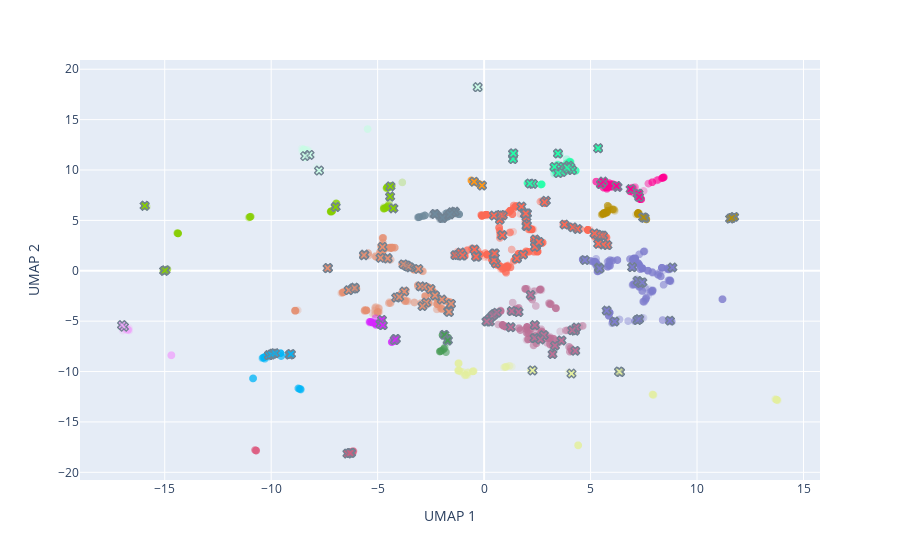

Write notebook code for a chart like this one.
### Markdown cell above
## Overlay TFs

### Code cell
g_vec = tf_df_short.loc[:, "group"].values
g_vec = [str(int(g)) for g in g_vec]
tf_df_short["group_str"] = g_vec
tf_df_short = tf_df_short.sort_values(by="group")
tf_df_short = tf_df_short.reset_index(drop=True)



fig = px.scatter(gene_df_short, x="umap1", y="umap2", color="group_str", template="plotly", 
                 color_discrete_sequence=cmap,
                hover_data=["gene", "phenotype 1", "phenotype 2", "phenotype 3"])

fig.update_traces(marker=dict(size=8, opacity=0.25))

fig2 = px.scatter(tf_df_short, x="umap1", y="umap2", color="group_str", template="plotly", 
                 color_discrete_sequence=cmap,
                 hover_data=["gene", "phenotype 1", "phenotype 2", "phenotype 3"])

fig2.update_traces(marker_symbol="x", marker=dict(size=8, opacity=0.5, line=dict(width=1, color="SlateGray")))

for d in range(len(fig2.data)):
    fig.add_trace(fig2.data[d])
    
# fig.data = fig.data[::-1]
    
fig.update_layout(showlegend=False)
fig.update_xaxes(title="UMAP 1")
fig.update_yaxes(title="UMAP 2")

#, line=dict(width=1, color="SlateGray")))

fig.show()

### Figure 1 — Plotly figure (JSON) as saved in the notebook; plotly's stock layout.template omitted (floating-point values rounded to 4 significant figures; data arrays with more than 128 entries replaced by an {"elided": "..."} marker saying what was removed)
{"data": [{"customdata": {"elided": "588x4 str values"}, "hovertemplate": "group_str=1<br>umap1=%{x}<br>umap2=%{y}<br>gene=%{customdata[0]}<br>phenotype 1=%{customdata[1]}<br>phenotype 2=%{customdata[2]}<br>phenotype 3=%{customdata[3]}<extra></extra>", "legendgroup": "1", "marker": {"color": "#E48F72", "opacity": 0.25, "size": 8, "symbol": "circle"}, "mode": "markers", "name": "1", "showlegend": true, "type": "scattergl", "x": {"elided": "588 float values"}, "xaxis": "x", "y": {"elided": "588 float values"}, "yaxis": "y"}, {"customdata": {"elided": "951x4 str values"}, "hovertemplate": "group_str=2<br>umap1=%{x}<br>umap2=%{y}<br>gene=%{customdata[0]}<br>phenotype 1=%{customdata[1]}<br>phenotype 2=%{customdata[2]}<br>phenotype 3=%{customdata[3]}<extra></extra>", "legendgroup": "2", "marker": {"color": "#FC6955", "opacity": 0.25, "size": 8, "symbol": "circle"}, "mode": "markers", "name": "2", "showlegend": true, "type": "scattergl", "x": {"elided": "951 float values"}, "xaxis": "x", "y": {"elided": "951 float values"}, "yaxis": "y"}, {"customdata": {"elided": "594x4 str values"}, "hovertemplate": "group_str=3<br>umap1=%{x}<br>umap2=%{y}<br>gene=%{customdata[0]}<br>phenotype 1=%{customdata[1]}<br>phenotype 2=%{customdata[2]}<br>phenotype 3=%{customdata[3]}<extra></extra>", "legendgroup": "3", "marker": {"color": "#7E7DCD", "opacity": 0.25, "size": 8, "symbol": "circle"}, "mode": "markers", "name": "3", "showlegend": true, "type": "scattergl", "x": {"elided": "594 float values"}, "xaxis": "x", "y": {"elided": "594 float values"}, "yaxis": "y"}, {"customdata": {"elided": "522x4 str values"}, "hovertemplate": "group_str=4<br>umap1=%{x}<br>umap2=%{y}<br>gene=%{customdata[0]}<br>phenotype 1=%{customdata[1]}<br>phenotype 2=%{customdata[2]}<br>phenotype 3=%{customdata[3]}<extra></extra>", "legendgroup": "4", "marker": {"color": "#BC7196", "opacity": 0.25, "size": 8, "symbol": "circle"}, "mode": "markers", "name": "4", "showlegend": true, "type": "scattergl", "x": {"elided": "522 float values"}, "xaxis": "x", "y": {"elided": "522 float values"}, "yaxis": "y"}, {"customdata": {"elided": "199x4 str values"}, "hovertemplate": "group_str=5<br>umap1=%{x}<br>umap2=%{y}<br>gene=%{customdata[0]}<br>phenotype 1=%{customdata[1]}<br>phenotype 2=%{customdata[2]}<br>phenotype 3=%{customdata[3]}<extra></extra>", "legendgroup": "5", "marker": {"color": "#86CE00", "opacity": 0.25, "size": 8, "symbol": "circle"}, "mode": "markers", "name": "5", "showlegend": true, "type": "scattergl", "x": {"elided": "199 float values"}, "xaxis": "x", "y": {"elided": "199 float values"}, "yaxis": "y"}, {"customdata": {"elided": "143x4 str values"}, "hovertemplate": "group_str=6<br>umap1=%{x}<br>umap2=%{y}<br>gene=%{customdata[0]}<br>phenotype 1=%{customdata[1]}<br>phenotype 2=%{customdata[2]}<br>phenotype 3=%{customdata[3]}<extra></extra>", "legendgroup": "6", "marker": {"color": "#E3EE9E", "opacity": 0.25, "size": 8, "symbol": "circle"}, "mode": "markers", "name": "6", "showlegend": true, "type": "scattergl", "x": {"elided": "143 float values"}, "xaxis": "x", "y": {"elided": "143 float values"}, "yaxis": "y"}, {"customdata": {"elided": "244x4 str values"}, "hovertemplate": "group_str=7<br>umap1=%{x}<br>umap2=%{y}<br>gene=%{customdata[0]}<br>phenotype 1=%{customdata[1]}<br>phenotype 2=%{customdata[2]}<br>phenotype 3=%{customdata[3]}<extra></extra>", "legendgroup": "7", "marker": {"color": "#22FFA7", "opacity": 0.25, "size": 8, "symbol": "circle"}, "mode": "markers", "name": "7", "showlegend": true, "type": "scattergl", "x": {"elided": "244 float values"}, "xaxis": "x", "y": {"elided": "244 float values"}, "yaxis": "y"}, {"customdata": {"elided": "215x4 str values"}, "hovertemplate": "group_str=8<br>umap1=%{x}<br>umap2=%{y}<br>gene=%{customdata[0]}<br>phenotype 1=%{customdata[1]}<br>phenotype 2=%{customdata[2]}<br>phenotype 3=%{customdata[3]}<extra></extra>", "legendgroup": "8", "marker": {"color": "#FF0092", "opacity": 0.25, "size": 8, "symbol": "circle"}, "mode": "markers", "name": "8", "showlegend": true, "type": "scattergl", "x": {"elided": "215 float values"}, "xaxis": "x", "y": {"elided": "215 float values"}, "yaxis": "y"}, {"customdata": {"elided": "87x4 str values"}, "hovertemplate": "group_str=9<br>umap1=%{x}<br>umap2=%{y}<br>gene=%{customdata[0]}<br>phenotype 1=%{customdata[1]}<br>phenotype 2=%{customdata[2]}<br>phenotype 3=%{customdata[3]}<extra></extra>", "legendgroup": "9", "marker": {"color": "#C9FBE5", "opacity": 0.25, "size": 8, "symbol": "circle"}, "mode": "markers", "name": "9", "showlegend": true, "type": "scattergl", "x": [-7.7, -8.353, -0.2979, -0.3937, -8.487, -0.313, -8.416, -0.3119, -0.3329, -8.354, -0.3447, -8.487, -5.47, -5.47, -8.519, -8.124, -8.41, -8.443, -0.2757, -7.752, -8.301, -8.278, -0.2514, -8.405, -7.752, -8.479, -8.468, -7.774, -0.2689, -8.124, -7.752, -8.468, -0.3345, -8.406, -8.437, -8.257, -8.463, -7.7, -7.7, -0.3547, -8.467, -8.455, -8.493, -8.575, -8.43, -8.482, -0.3071, -7.705, -8.452, -8.199, -7.705, -7.705, -5.47, -7.7, -8.202, -0.418, -8.398, -7.856, -8.406, -8.46, -0.3734, -0.1773, -0.3005, -0.3005, -7.73, -8.457, -8.403, -8.403, -8.403, -8.403, -8.537, -8.394, -8.398, -8.302, -8.202, -7.7, -8.458, -0.3523, -8.475, -0.3939, -0.3946, -7.752, -5.47, -7.752, -8.202, -8.333, -8.396], "xaxis": "x", "y": [9.869, 11.29, 18.22, 18.31, 11.87, 18.23, 11.9, 18.23, 18.25, 11.91, 18.26, 12.05, 14.06, 14.07, 12.09, 11.49, 11.23, 12.01, 18.19, 9.946, 11.84, 11.84, 18.17, 11.96, 9.944, 12.05, 11.98, 9.969, 18.19, 11.49, 9.944, 11.96, 18.25, 11.38, 11.89, 11.95, 12.03, 9.869, 9.869, 18.27, 12.03, 11.8, 12.06, 12.11, 11.23, 11.81, 18.22, 9.874, 11.9, 11.75, 9.874, 9.874, 14.06, 9.869, 11.5, 18.34, 11.45, 10.28, 11.97, 12.02, 18.29, 18.09, 18.22, 18.22, 9.948, 12.01, 11.25, 11.25, 11.25, 11.25, 11.8, 11.98, 11.45, 12.0, 11.5, 9.869, 12.03, 18.27, 12.05, 18.31, 18.31, 9.947, 14.06, 9.944, 11.5, 11.99, 11.56], "yaxis": "y"}, {"customdata": {"elided": "131x4 str values"}, "hovertemplate": "group_str=10<br>umap1=%{x}<br>umap2=%{y}<br>gene=%{customdata[0]}<br>phenotype 1=%{customdata[1]}<br>phenotype 2=%{customdata[2]}<br>phenotype 3=%{customdata[3]}<extra></extra>", "legendgroup": "10", "marker": {"color": "#B68E00", "opacity": 0.25, "size": 8, "symbol": "circle"}, "mode": "markers", "name": "10", "showlegend": true, "type": "scattergl", "x": {"elided": "131 float values"}, "xaxis": "x", "y": {"elided": "131 float values"}, "yaxis": "y"}, {"customdata": {"elided": "107x4 str values"}, "hovertemplate": "group_str=11<br>umap1=%{x}<br>umap2=%{y}<br>gene=%{customdata[0]}<br>phenotype 1=%{customdata[1]}<br>phenotype 2=%{customdata[2]}<br>phenotype 3=%{customdata[3]}<extra></extra>", "legendgroup": "11", "marker": {"color": "#00B5F7", "opacity": 0.25, "size": 8, "symbol": "circle"}, "mode": "markers", "name": "11", "showlegend": true, "type": "scattergl", "x": [-9.975, -9.16, -9.975, -9.53, -9.53, -10.12, -9.916, -9.563, -9.53, -10.33, -9.563, -9.975, -9.916, -10.24, -10.0, -10.0, -8.727, -8.627, -10.0, -9.133, -8.727, -8.727, -9.916, -10.85, -9.563, -9.186, -9.916, -10.3, -10.24, -10.37, -8.669, -10.11, -10.37, -9.822, -8.602, -10.33, -9.822, -9.822, -9.822, -10.21, -10.31, -10.87, -9.822, -10.12, -10.12, -10.12, -9.822, -10.11, -9.53, -10.11, -9.181, -9.822, -8.621, -10.84, -9.822, -9.998, -10.37, -9.162, -9.998, -9.937, -9.142, -10.0, -10.11, -10.27, -10.3, -10.31, -10.34, -9.563, -9.998, -9.112, -10.84, -10.37, -9.112, -10.3, -8.649, -9.937, -9.916, -8.611, -10.86, -9.158, -10.43, -9.162, -9.563, -9.563, -9.158, -10.3, -9.563, -10.31, -10.3, -9.162, -9.563, -10.12, -8.683, -9.234, -9.072, -10.4, -9.916, -9.072, -8.663, -9.916, -8.621, -9.072, -10.4, -10.27, -10.27, -10.27, -8.689], "xaxis": "x", "y": [-8.293, -8.39, -8.293, -8.46, -8.46, -8.53, -8.228, -8.181, -8.46, -8.588, -8.181, -8.293, -8.228, -8.515, -8.336, -8.336, -11.67, -11.77, -8.336, -8.327, -11.67, -11.67, -8.228, -10.68, -8.181, -8.379, -8.228, -8.567, -8.515, -8.629, -11.73, -8.379, -8.621, -8.182, -11.8, -8.591, -8.182, -8.182, -8.182, -8.439, -8.57, -10.7, -8.182, -8.403, -8.403, -8.403, -8.182, -8.379, -8.46, -8.379, -8.37, -8.182, -11.72, -10.67, -8.182, -8.312, -8.629, -8.339, -8.312, -8.431, -8.379, -8.336, -8.379, -8.512, -8.736, -8.557, -8.599, -8.181, -8.312, -8.294, -10.67, -8.621, -8.294, -8.736, -11.75, -8.431, -8.228, -11.79, -10.69, -8.356, -8.687, -8.339, -8.181, -8.181, -8.356, -8.736, -8.181, -8.557, -8.567, -8.339, -8.181, -8.53, -11.72, -8.392, -8.268, -8.651, -8.228, -8.268, -11.74, -8.228, -11.72, -8.268, -8.652, -8.512, -8.512, -8.512, -11.71], "yaxis": "y"}, {"customdata": {"elided": "158x4 str values"}, "hovertemplate": "group_str=12<br>umap1=%{x}<br>umap2=%{y}<br>gene=%{customdata[0]}<br>phenotype 1=%{customdata[1]}<br>phenotype 2=%{customdata[2]}<br>phenotype 3=%{customdata[3]}<extra></extra>", "legendgroup": "12", "marker": {"color": "#6E899C", "opacity": 0.25, "size": 8, "symbol": "circle"}, "mode": "markers", "name": "12", "showlegend": true, "type": "scattergl", "x": {"elided": "158 float values"}, "xaxis": "x", "y": {"elided": "158 float values"}, "yaxis": "y"}, {"customdata": {"elided": "97x4 str values"}, "hovertemplate": "group_str=13<br>umap1=%{x}<br>umap2=%{y}<br>gene=%{customdata[0]}<br>phenotype 1=%{customdata[1]}<br>phenotype 2=%{customdata[2]}<br>phenotype 3=%{customdata[3]}<extra></extra>", "legendgroup": "13", "marker": {"color": "#D626FF", "opacity": 0.25, "size": 8, "symbol": "circle"}, "mode": "markers", "name": "13", "showlegend": true, "type": "scattergl", "x": [-4.798, -4.798, -4.314, -4.798, -4.223, -4.865, -4.922, -4.345, -4.922, -4.922, -5.11, -4.754, -4.754, -5.278, -5.03, -5.03, -4.133, -5.357, -5.343, -5.101, -4.798, -4.856, -4.856, -4.223, -4.865, -4.856, -4.856, -4.754, -4.144, -5.08, -5.08, -5.08, -4.808, -5.101, -4.336, -4.808, -4.324, -4.223, -5.356, -4.165, -4.882, -4.2, -4.743, -4.165, -4.165, -5.278, -4.339, -4.325, -5.233, -5.233, -5.049, -5.356, -4.865, -5.079, -4.798, -5.278, -4.865, -5.36, -4.133, -5.079, -5.278, -5.342, -4.865, -4.79, -5.278, -5.361, -4.798, -5.402, -5.079, -5.11, -5.356, -4.761, -5.03, -4.144, -4.144, -5.099, -5.099, -4.761, -5.049, -4.761, -4.882, -4.2, -5.11, -4.2, -4.761, -4.761, -5.126, -5.126, -4.2, -4.808, -4.2, -4.808, -4.322, -4.326, -4.822, -4.822, -4.761], "xaxis": "x", "y": [-4.867, -4.867, -7.054, -4.867, -6.99, -5.281, -5.281, -7.084, -5.281, -5.281, -5.253, -5.412, -5.412, -5.113, -5.219, -5.219, -6.992, -5.076, -5.08, -4.72, -4.867, -4.967, -4.967, -6.99, -5.281, -5.379, -5.379, -5.412, -6.772, -5.21, -5.21, -5.21, -5.374, -4.72, -7.075, -5.374, -7.058, -6.99, -5.061, -6.779, -5.182, -6.88, -5.436, -6.779, -6.779, -5.113, -7.082, -7.058, -5.16, -5.16, -5.297, -5.061, -5.281, -5.378, -4.867, -5.113, -5.281, -5.073, -6.992, -5.378, -5.113, -5.073, -5.281, -5.394, -5.113, -5.168, -4.867, -5.076, -5.378, -5.253, -5.061, -5.4, -5.219, -6.772, -6.772, -5.282, -5.282, -5.4, -5.297, -5.4, -5.182, -6.88, -5.253, -6.88, -5.4, -5.4, -5.208, -5.208, -6.88, -5.374, -6.88, -5.374, -7.062, -7.064, -5.271, -5.271, -5.4], "yaxis": "y"}, {"customdata": {"elided": "42x4 str values"}, "hovertemplate": "group_str=14<br>umap1=%{x}<br>umap2=%{y}<br>gene=%{customdata[0]}<br>phenotype 1=%{customdata[1]}<br>phenotype 2=%{customdata[2]}<br>phenotype 3=%{customdata[3]}<extra></extra>", "legendgroup": "14", "marker": {"color": "#DC587D", "opacity": 0.25, "size": 8, "symbol": "circle"}, "mode": "markers", "name": "14", "showlegend": true, "type": "scattergl", "x": [-6.252, -6.381, -6.271, -6.158, -6.325, -6.305, -10.76, -6.166, -6.325, -6.168, -10.75, -6.328, -6.168, -6.181, -10.71, -10.71, -6.186, -6.361, -10.72, -6.219, -6.421, -6.421, -6.246, -6.158, -6.158, -6.158, -6.227, -10.76, -10.71, -10.72, -6.259, -6.347, -6.367, -10.7, -6.297, -6.155, -6.415, -6.129, -6.166, -6.284, -10.71, -6.316], "xaxis": "x", "y": [-18.07, -18.14, -18.02, -17.91, -17.98, -18.09, -17.79, -18.12, -17.98, -18.09, -17.8, -18.06, -17.94, -17.94, -17.84, -17.84, -17.96, -18.12, -17.83, -17.99, -18.15, -18.15, -18.07, -17.91, -17.91, -17.91, -17.96, -17.79, -17.84, -17.84, -18.1, -18.12, -18.14, -17.85, -18.06, -17.93, -18.18, -17.9, -17.95, -18.06, -17.84, -18.09], "yaxis": "y"}, {"customdata": {"elided": "45x4 str values"}, "hovertemplate": "group_str=15<br>umap1=%{x}<br>umap2=%{y}<br>gene=%{customdata[0]}<br>phenotype 1=%{customdata[1]}<br>phenotype 2=%{customdata[2]}<br>phenotype 3=%{customdata[3]}<extra></extra>", "legendgroup": "15", "marker": {"color": "#EEA6FB", "opacity": 0.25, "size": 8, "symbol": "circle"}, "mode": "markers", "name": "15", "showlegend": true, "type": "scattergl", "x": [-14.69, -16.71, -16.82, -17.0, -14.69, -14.7, -16.93, -16.76, -16.73, -16.76, -16.75, -17.0, -16.73, -16.98, -16.68, -17.01, -16.81, -16.87, -16.98, -16.71, -16.74, -16.97, -14.68, -16.76, -16.74, -16.74, -16.75, -14.7, -17.0, -16.72, -17.0, -17.0, -16.91, -16.91, -16.91, -16.74, -17.01, -14.68, -16.66, -16.77, -16.79, -16.74, -16.91, -16.91, -16.91], "xaxis": "x", "y": [-8.377, -5.872, -5.844, -5.397, -8.375, -8.401, -5.641, -5.818, -5.849, -5.841, -5.83, -5.397, -5.846, -5.453, -5.692, -5.517, -5.794, -5.714, -5.453, -5.879, -5.848, -5.936, -8.375, -5.81, -5.848, -5.845, -5.838, -8.401, -5.397, -5.858, -5.397, -5.397, -5.555, -5.555, -5.555, -5.864, -5.517, -8.378, -5.929, -5.796, -5.854, -5.853, -5.555, -5.555, -5.555], "yaxis": "y"}, {"customdata": {"elided": "58x4 str values"}, "hovertemplate": "group_str=16<br>umap1=%{x}<br>umap2=%{y}<br>gene=%{customdata[0]}<br>phenotype 1=%{customdata[1]}<br>phenotype 2=%{customdata[2]}<br>phenotype 3=%{customdata[3]}<extra></extra>", "legendgroup": "16", "marker": {"color": "#479B55", "opacity": 0.25, "size": 8, "symbol": "circle"}, "mode": "markers", "name": "16", "showlegend": true, "type": "scattergl", "x": [-1.684, -1.704, -1.704, -1.768, -1.886, -1.704, -1.886, -1.886, -2.082, -2.05, -1.701, -1.995, -1.886, -1.704, -2.064, -1.952, -1.952, -1.684, -1.952, -1.952, -1.952, -1.701, -1.952, -2.086, -1.704, -1.701, -1.793, -1.704, -1.868, -1.868, -1.707, -1.707, -1.71, -1.847, -1.7, -1.909, -1.702, -1.716, -1.701, -2.075, -1.868, -2.048, -1.702, -1.962, -1.847, -1.716, -1.71, -1.996, -2.039, -1.793, -1.821, -2.025, -1.701, -1.793, -1.821, -1.714, -1.701, -1.684], "xaxis": "x", "y": [-6.641, -6.736, -6.736, -7.107, -7.743, -6.736, -7.743, -7.743, -8.017, -7.987, -6.658, -7.931, -7.743, -6.736, -7.992, -6.383, -6.383, -6.641, -6.383, -6.383, -6.383, -6.658, -6.383, -8.019, -6.736, -6.658, -8.079, -6.736, -6.352, -6.352, -6.887, -6.887, -6.905, -7.604, -6.88, -7.818, -6.884, -6.889, -6.658, -8.009, -6.352, -7.984, -6.884, -7.884, -7.604, -6.889, -6.905, -7.928, -7.974, -8.079, -6.478, -7.962, -6.658, -8.079, -6.478, -6.941, -6.658, -6.641], "yaxis": "y"}, {"customdata": {"elided": "58x4 str values"}, "hovertemplate": "group_str=17<br>umap1=%{x}<br>umap2=%{y}<br>gene=%{customdata[0]}<br>phenotype 1=%{customdata[1]}<br>phenotype 2=%{customdata[2]}<br>phenotype 3=%{customdata[3]}<extra></extra>", "legendgroup": "17", "marker": {"color": "#FF9616", "opacity": 0.25, "size": 8, "symbol": "circle"}, "mode": "markers", "name": "17", "showlegend": true, "type": "scattergl", "x": [-0.1439, -0.1469, -0.2537, -0.1439, -0.4451, -0.2091, -0.4451, -0.4451, -0.2537, -0.1439, -0.0999, -0.5676, -0.4455, -0.438, -0.5788, -0.5788, -0.5788, -0.4455, -0.4455, -0.1776, -0.1776, -0.2537, -0.438, -0.1806, -0.6055, -0.2653, -0.4698, -0.4698, -0.4698, -0.2653, -0.2491, -0.2491, -0.157, -0.1787, -0.1307, -0.1307, -0.1307, -0.1307, -0.1694, -0.0999, -0.1439, -0.1931, -0.2537, -0.2537, -0.2537, -0.5729, -0.1416, -0.2653, -0.438, -0.07255, -0.6077, -0.6077, -0.2447, -0.0999, -0.0999, -0.2653, -0.2653, -0.2091], "xaxis": "x", "y": [8.506, 8.51, 8.619, 8.506, 8.811, 8.573, 8.811, 8.811, 8.619, 8.506, 8.463, 8.934, 8.81, 8.804, 8.948, 8.948, 8.948, 8.81, 8.81, 8.541, 8.541, 8.619, 8.804, 8.545, 8.972, 8.627, 8.832, 8.832, 8.832, 8.627, 8.629, 8.629, 8.521, 8.543, 8.493, 8.493, 8.493, 8.493, 8.532, 8.463, 8.506, 8.556, 8.619, 8.619, 8.619, 8.938, 8.504, 8.627, 8.804, 8.435, 8.971, 8.971, 8.612, 8.463, 8.463, 8.627, 8.627, 8.573], "yaxis": "y"}, {"customdata": {"elided": "1090x4 str values"}, "hovertemplate": "group_str=1<br>umap1=%{x}<br>umap2=%{y}<br>gene=%{customdata[0]}<br>phenotype 1=%{customdata[1]}<br>phenotype 2=%{customdata[2]}<br>phenotype 3=%{customdata[3]}<extra></extra>", "legendgroup": "1", "marker": {"color": "#E48F72", "line": {"color": "SlateGray", "width": 1}, "opacity": 0.5, "size": 8, "symbol": "x"}, "mode": "markers", "name": "1", "showlegend": true, "type": "scattergl", "x": {"elided": "1090 float values"}, "xaxis": "x", "y": {"elided": "1090 float values"}, "yaxis": "y"}, {"customdata": {"elided": "1920x4 str values"}, "hovertemplate": "group_str=2<br>umap1=%{x}<br>umap2=%{y}<br>gene=%{customdata[0]}<br>phenotype 1=%{customdata[1]}<br>phenotype 2=%{customdata[2]}<br>phenotype 3=%{customdata[3]}<extra></extra>", "legendgroup": "2", "marker": {"color": "#FC6955", "line": {"color": "SlateGray", "width": 1}, "opacity": 0.5, "size": 8, "symbol": "x"}, "mode": "markers", "name": "2", "showlegend": true, "type": "scattergl", "x": {"elided": "1920 float values"}, "xaxis": "x", "y": {"elided": "1920 float values"}, "yaxis": "y"}, {"customdata": {"elided": "400x4 str values"}, "hovertemplate": "group_str=3<br>umap1=%{x}<br>umap2=%{y}<br>gene=%{customdata[0]}<br>phenotype 1=%{customdata[1]}<br>phenotype 2=%{customdata[2]}<br>phenotype 3=%{customdata[3]}<extra></extra>", "legendgroup": "3", "marker": {"color": "#7E7DCD", "line": {"color": "SlateGray", "width": 1}, "opacity": 0.5, "size": 8, "symbol": "x"}, "mode": "markers", "name": "3", "showlegend": true, "type": "scattergl", "x": {"elided": "400 float values"}, "xaxis": "x", "y": {"elided": "400 float values"}, "yaxis": "y"}, {"customdata": {"elided": "720x4 str values"}, "hovertemplate": "group_str=4<br>umap1=%{x}<br>umap2=%{y}<br>gene=%{customdata[0]}<br>phenotype 1=%{customdata[1]}<br>phenotype 2=%{customdata[2]}<br>phenotype 3=%{customdata[3]}<extra></extra>", "legendgroup": "4", "marker": {"color": "#BC7196", "line": {"color": "SlateGray", "width": 1}, "opacity": 0.5, "size": 8, "symbol": "x"}, "mode": "markers", "name": "4", "showlegend": true, "type": "scattergl", "x": {"elided": "720 float values"}, "xaxis": "x", "y": {"elided": "720 float values"}, "yaxis": "y"}, {"customdata": {"elided": "490x4 str values"}, "hovertemplate": "group_str=5<br>umap1=%{x}<br>umap2=%{y}<br>gene=%{customdata[0]}<br>phenotype 1=%{customdata[1]}<br>phenotype 2=%{customdata[2]}<br>phenotype 3=%{customdata[3]}<extra></extra>", "legendgroup": "5", "marker": {"color": "#86CE00", "line": {"color": "SlateGray", "width": 1}, "opacity": 0.5, "size": 8, "symbol": "x"}, "mode": "markers", "name": "5", "showlegend": true, "type": "scattergl", "x": {"elided": "490 float values"}, "xaxis": "x", "y": {"elided": "490 float values"}, "yaxis": "y"}, {"customdata": {"elided": "70x4 str values"}, "hovertemplate": "group_str=6<br>umap1=%{x}<br>umap2=%{y}<br>gene=%{customdata[0]}<br>phenotype 1=%{customdata[1]}<br>phenotype 2=%{customdata[2]}<br>phenotype 3=%{customdata[3]}<extra></extra>", "legendgroup": "6", "marker": {"color": "#E3EE9E", "line": {"color": "SlateGray", "width": 1}, "opacity": 0.5, "size": 8, "symbol": "x"}, "mode": "markers", "name": "6", "showlegend": true, "type": "scattergl", "x": [6.389, 6.389, 6.335, 2.281, 6.335, 2.269, 6.335, 6.335, 4.103, 2.281, 4.103, 6.389, 2.281, 4.103, 6.335, 2.269, 2.269, 6.389, 6.389, 6.335, 6.389, 2.281, 4.103, 6.335, 6.389, 6.389, 6.389, 2.281, 6.389, 6.335, 4.103, 6.335, 2.269, 6.335, 2.269, 2.281, 6.335, 6.335, 2.269, 2.269, 6.335, 6.389, 6.335, 6.389, 6.389, 2.281, 2.269, 6.389, 2.269, 6.389, 4.103, 6.389, 2.281, 4.103, 2.281, 6.335, 4.103, 6.335, 6.389, 2.281, 2.269, 4.103, 6.335, 6.335, 6.389, 4.103, 6.389, 6.335, 6.389, 6.335], "xaxis": "x", "y": [-10.06, -10.06, -10.0, -9.898, -10.0, -9.888, -10.0, -10.0, -10.2, -9.898, -10.2, -10.06, -9.898, -10.2, -10.0, -9.888, -9.888, -10.06, -10.06, -10.0, -10.06, -9.898, -10.2, -10.0, -10.06, -10.06, -10.06, -9.898, -10.06, -10.0, -10.2, -10.0, -9.888, -10.0, -9.888, -9.898, -10.0, -10.0, -9.888, -9.888, -10.0, -10.06, -10.0, -10.06, -10.06, -9.898, -9.888, -10.06, -9.888, -10.06, -10.2, -10.06, -9.898, -10.2, -9.898, -10.0, -10.2, -10.0, -10.06, -9.898, -9.888, -10.2, -10.0, -10.0, -10.06, -10.2, -10.06, -10.0, -10.06, -10.0], "yaxis": "y"}, {"customdata": {"elided": "690x4 str values"}, "hovertemplate": "group_str=7<br>umap1=%{x}<br>umap2=%{y}<br>gene=%{customdata[0]}<br>phenotype 1=%{customdata[1]}<br>phenotype 2=%{customdata[2]}<br>phenotype 3=%{customdata[3]}<extra></extra>", "legendgroup": "7", "marker": {"color": "#22FFA7", "line": {"color": "SlateGray", "width": 1}, "opacity": 0.5, "size": 8, "symbol": "x"}, "mode": "markers", "name": "7", "showlegend": true, "type": "scattergl", "x": {"elided": "690 float values"}, "xaxis": "x", "y": {"elided": "690 float values"}, "yaxis": "y"}, {"customdata": {"elided": "360x4 str values"}, "hovertemplate": "group_str=8<br>umap1=%{x}<br>umap2=%{y}<br>gene=%{customdata[0]}<br>phenotype 1=%{customdata[1]}<br>phenotype 2=%{customdata[2]}<br>phenotype 3=%{customdata[3]}<extra></extra>", "legendgroup": "8", "marker": {"color": "#FF0092", "line": {"color": "SlateGray", "width": 1}, "opacity": 0.5, "size": 8, "symbol": "x"}, "mode": "markers", "name": "8", "showlegend": true, "type": "scattergl", "x": {"elided": "360 float values"}, "xaxis": "x", "y": {"elided": "360 float values"}, "yaxis": "y"}, {"customdata": {"elided": "80x4 str values"}, "hovertemplate": "group_str=9<br>umap1=%{x}<br>umap2=%{y}<br>gene=%{customdata[0]}<br>phenotype 1=%{customdata[1]}<br>phenotype 2=%{customdata[2]}<br>phenotype 3=%{customdata[3]}<extra></extra>", "legendgroup": "9", "marker": {"color": "#C9FBE5", "line": {"color": "SlateGray", "width": 1}, "opacity": 0.5, "size": 8, "symbol": "x"}, "mode": "markers", "name": "9", "showlegend": true, "type": "scattergl", "x": [-0.3005, -8.406, -0.3005, -8.202, -8.202, -0.3005, -8.406, -8.202, -7.752, -7.752, -7.752, -8.202, -8.202, -0.3005, -0.3005, -8.202, -0.3005, -8.406, -8.202, -7.752, -7.752, -8.202, -0.3005, -7.752, -8.202, -8.202, -8.202, -0.3005, -7.752, -8.202, -8.202, -8.202, -8.202, -0.3005, -7.752, -8.202, -0.3005, -0.3005, -8.406, -7.752, -8.202, -8.202, -0.3005, -7.752, -8.202, -8.406, -8.406, -0.3005, -8.202, -8.202, -8.202, -0.3005, -8.202, -7.752, -0.3005, -7.752, -0.3005, -7.752, -7.752, -8.202, -7.752, -0.3005, -7.752, -8.202, -7.752, -8.202, -7.752, -0.3005, -0.3005, -8.406, -7.752, -0.3005, -8.202, -7.752, -8.202, -8.202, -8.406, -8.406, -8.202, -8.406], "xaxis": "x", "y": [18.22, 11.38, 18.22, 11.5, 11.5, 18.22, 11.38, 11.5, 9.944, 9.944, 9.944, 11.5, 11.5, 18.22, 18.22, 11.5, 18.22, 11.38, 11.5, 9.944, 9.944, 11.5, 18.22, 9.944, 11.5, 11.5, 11.5, 18.22, 9.944, 11.5, 11.5, 11.5, 11.5, 18.22, 9.944, 11.5, 18.22, 18.22, 11.38, 9.944, 11.5, 11.5, 18.22, 9.944, 11.5, 11.38, 11.38, 18.22, 11.5, 11.5, 11.5, 18.22, 11.5, 9.944, 18.22, 9.944, 18.22, 9.944, 9.944, 11.5, 9.944, 18.22, 9.944, 11.5, 9.944, 11.5, 9.944, 18.22, 18.22, 11.38, 9.944, 18.22, 11.5, 9.944, 11.5, 11.5, 11.38, 11.38, 11.5, 11.38], "yaxis": "y"}, {"customdata": {"elided": "140x4 str values"}, "hovertemplate": "group_str=10<br>umap1=%{x}<br>umap2=%{y}<br>gene=%{customdata[0]}<br>phenotype 1=%{customdata[1]}<br>phenotype 2=%{customdata[2]}<br>phenotype 3=%{customdata[3]}<extra></extra>", "legendgroup": "10", "marker": {"color": "#B68E00", "line": {"color": "SlateGray", "width": 1}, "opacity": 0.5, "size": 8, "symbol": "x"}, "mode": "markers", "name": "10", "showlegend": true, "type": "scattergl", "x": {"elided": "140 float values"}, "xaxis": "x", "y": {"elided": "140 float values"}, "yaxis": "y"}, {"customdata": {"elided": "240x4 str values"}, "hovertemplate": "group_str=11<br>umap1=%{x}<br>umap2=%{y}<br>gene=%{customdata[0]}<br>phenotype 1=%{customdata[1]}<br>phenotype 2=%{customdata[2]}<br>phenotype 3=%{customdata[3]}<extra></extra>", "legendgroup": "11", "marker": {"color": "#00B5F7", "line": {"color": "SlateGray", "width": 1}, "opacity": 0.5, "size": 8, "symbol": "x"}, "mode": "markers", "name": "11", "showlegend": true, "type": "scattergl", "x": {"elided": "240 float values"}, "xaxis": "x", "y": {"elided": "240 float values"}, "yaxis": "y"}, {"customdata": {"elided": "160x4 str values"}, "hovertemplate": "group_str=12<br>umap1=%{x}<br>umap2=%{y}<br>gene=%{customdata[0]}<br>phenotype 1=%{customdata[1]}<br>phenotype 2=%{customdata[2]}<br>phenotype 3=%{customdata[3]}<extra></extra>", "legendgroup": "12", "marker": {"color": "#6E899C", "line": {"color": "SlateGray", "width": 1}, "opacity": 0.5, "size": 8, "symbol": "x"}, "mode": "markers", "name": "12", "showlegend": true, "type": "scattergl", "x": {"elided": "160 float values"}, "xaxis": "x", "y": {"elided": "160 float values"}, "yaxis": "y"}, {"customdata": {"elided": "240x4 str values"}, "hovertemplate": "group_str=13<br>umap1=%{x}<br>umap2=%{y}<br>gene=%{customdata[0]}<br>phenotype 1=%{customdata[1]}<br>phenotype 2=%{customdata[2]}<br>phenotype 3=%{customdata[3]}<extra></extra>", "legendgroup": "13", "marker": {"color": "#D626FF", "line": {"color": "SlateGray", "width": 1}, "opacity": 0.5, "size": 8, "symbol": "x"}, "mode": "markers", "name": "13", "showlegend": true, "type": "scattergl", "x": {"elided": "240 float values"}, "xaxis": "x", "y": {"elided": "240 float values"}, "yaxis": "y"}, {"customdata": {"elided": "40x4 str values"}, "hovertemplate": "group_str=14<br>umap1=%{x}<br>umap2=%{y}<br>gene=%{customdata[0]}<br>phenotype 1=%{customdata[1]}<br>phenotype 2=%{customdata[2]}<br>phenotype 3=%{customdata[3]}<extra></extra>", "legendgroup": "14", "marker": {"color": "#DC587D", "line": {"color": "SlateGray", "width": 1}, "opacity": 0.5, "size": 8, "symbol": "x"}, "mode": "markers", "name": "14", "showlegend": true, "type": "scattergl", "x": [-6.421, -6.421, -6.246, -6.305, -6.421, -6.305, -6.305, -6.246, -6.421, -6.305, -6.421, -6.246, -6.305, -6.246, -6.421, -6.421, -6.421, -6.421, -6.305, -6.421, -6.421, -6.421, -6.421, -6.421, -6.246, -6.421, -6.246, -6.246, -6.421, -6.421, -6.305, -6.246, -6.246, -6.421, -6.421, -6.305, -6.305, -6.421, -6.246, -6.305], "xaxis": "x", "y": [-18.15, -18.15, -18.07, -18.09, -18.15, -18.09, -18.09, -18.07, -18.15, -18.09, -18.15, -18.07, -18.09, -18.07, -18.15, -18.15, -18.15, -18.15, -18.09, -18.15, -18.15, -18.15, -18.15, -18.15, -18.07, -18.15, -18.07, -18.07, -18.15, -18.15, -18.09, -18.07, -18.07, -18.15, -18.15, -18.09, -18.09, -18.15, -18.07, -18.09], "yaxis": "y"}, {"customdata": {"elided": "90x4 str values"}, "hovertemplate": "group_str=15<br>umap1=%{x}<br>umap2=%{y}<br>gene=%{customdata[0]}<br>phenotype 1=%{customdata[1]}<br>phenotype 2=%{customdata[2]}<br>phenotype 3=%{customdata[3]}<extra></extra>", "legendgroup": "15", "marker": {"color": "#EEA6FB", "line": {"color": "SlateGray", "width": 1}, "opacity": 0.5, "size": 8, "symbol": "x"}, "mode": "markers", "name": "15", "showlegend": true, "type": "scattergl", "x": [-17.0, -16.91, -17.0, -17.0, -17.0, -17.0, -16.91, -16.91, -16.91, -16.91, -16.91, -16.91, -16.91, -16.91, -17.0, -16.91, -17.0, -16.91, -16.91, -17.0, -17.0, -16.91, -17.0, -16.91, -17.0, -17.0, -17.0, -17.0, -17.0, -16.91, -16.91, -17.0, -17.0, -17.0, -16.91, -17.0, -17.0, -16.91, -17.0, -17.0, -16.91, -16.91, -17.0, -17.0, -17.0, -17.0, -17.0, -16.91, -17.0, -17.0, -16.91, -16.91, -17.0, -17.0, -16.91, -17.0, -16.91, -16.91, -17.0, -17.0, -17.0, -16.91, -16.91, -17.0, -17.0, -17.0, -16.91, -16.91, -16.91, -16.91, -16.91, -17.0, -17.0, -16.91, -17.0, -17.0, -17.0, -16.91, -17.0, -16.91, -17.0, -17.0, -16.91, -17.0, -16.91, -17.0, -17.0, -16.91, -16.91, -17.0], "xaxis": "x", "y": [-5.397, -5.555, -5.397, -5.397, -5.397, -5.397, -5.555, -5.555, -5.555, -5.555, -5.555, -5.555, -5.555, -5.555, -5.397, -5.555, -5.397, -5.555, -5.555, -5.397, -5.397, -5.555, -5.397, -5.555, -5.397, -5.397, -5.397, -5.397, -5.397, -5.555, -5.555, -5.397, -5.397, -5.397, -5.555, -5.397, -5.397, -5.555, -5.397, -5.397, -5.555, -5.555, -5.397, -5.397, -5.397, -5.397, -5.397, -5.555, -5.397, -5.397, -5.555, -5.555, -5.397, -5.397, -5.555, -5.397, -5.555, -5.555, -5.397, -5.397, -5.397, -5.555, -5.555, -5.397, -5.397, -5.397, -5.555, -5.555, -5.555, -5.555, -5.555, -5.397, -5.397, -5.555, -5.397, -5.397, -5.397, -5.555, -5.397, -5.555, -5.397, -5.397, -5.555, -5.397, -5.555, -5.397, -5.397, -5.555, -5.555, -5.397], "yaxis": "y"}, {"customdata": {"elided": "60x4 str values"}, "hovertemplate": "group_str=16<br>umap1=%{x}<br>umap2=%{y}<br>gene=%{customdata[0]}<br>phenotype 1=%{customdata[1]}<br>phenotype 2=%{customdata[2]}<br>phenotype 3=%{customdata[3]}<extra></extra>", "legendgroup": "16", "marker": {"color": "#479B55", "line": {"color": "SlateGray", "width": 1}, "opacity": 0.5, "size": 8, "symbol": "x"}, "mode": "markers", "name": "16", "showlegend": true, "type": "scattergl", "x": [-1.868, -1.714, -1.714, -1.868, -1.702, -1.702, -1.702, -1.868, -1.714, -1.868, -1.868, -1.868, -1.868, -1.868, -1.702, -1.702, -1.868, -1.868, -1.868, -1.702, -1.868, -1.702, -1.868, -1.702, -1.868, -1.702, -1.868, -1.702, -1.702, -1.868, -1.714, -1.868, -1.702, -1.868, -1.868, -1.868, -1.702, -1.714, -1.702, -1.702, -1.702, -1.868, -1.702, -1.868, -1.868, -1.868, -1.868, -1.868, -1.714, -1.868, -1.702, -1.868, -1.714, -1.714, -1.868, -1.868, -1.714, -1.702, -1.702, -1.714], "xaxis": "x", "y": [-6.352, -6.941, -6.941, -6.352, -6.884, -6.884, -6.884, -6.352, -6.941, -6.352, -6.352, -6.352, -6.352, -6.352, -6.884, -6.884, -6.352, -6.352, -6.352, -6.884, -6.352, -6.884, -6.352, -6.884, -6.352, -6.884, -6.352, -6.884, -6.884, -6.352, -6.941, -6.352, -6.884, -6.352, -6.352, -6.352, -6.884, -6.941, -6.884, -6.884, -6.884, -6.352, -6.884, -6.352, -6.352, -6.352, -6.352, -6.352, -6.941, -6.352, -6.884, -6.352, -6.941, -6.941, -6.352, -6.352, -6.941, -6.884, -6.884, -6.941], "yaxis": "y"}, {"customdata": {"elided": "70x4 str values"}, "hovertemplate": "group_str=17<br>umap1=%{x}<br>umap2=%{y}<br>gene=%{customdata[0]}<br>phenotype 1=%{customdata[1]}<br>phenotype 2=%{customdata[2]}<br>phenotype 3=%{customdata[3]}<extra></extra>", "legendgroup": "17", "marker": {"color": "#FF9616", "line": {"color": "SlateGray", "width": 1}, "opacity": 0.5, "size": 8, "symbol": "x"}, "mode": "markers", "name": "17", "showlegend": true, "type": "scattergl", "x": [-0.0999, -0.0999, -0.4698, -0.4698, -0.0999, -0.4698, -0.0999, -0.0999, -0.4698, -0.0999, -0.0999, -0.4698, -0.0999, -0.4698, -0.0999, -0.4698, -0.0999, -0.0999, -0.0999, -0.0999, -0.4698, -0.4698, -0.0999, -0.0999, -0.4698, -0.4698, -0.4698, -0.0999, -0.4698, -0.0999, -0.0999, -0.0999, -0.4698, -0.4698, -0.0999, -0.0999, -0.4698, -0.4698, -0.0999, -0.0999, -0.0999, -0.0999, -0.4698, -0.0999, -0.4698, -0.0999, -0.0999, -0.0999, -0.0999, -0.0999, -0.4698, -0.4698, -0.4698, -0.4698, -0.0999, -0.0999, -0.0999, -0.4698, -0.4698, -0.0999, -0.4698, -0.4698, -0.0999, -0.0999, -0.4698, -0.4698, -0.4698, -0.0999, -0.0999, -0.0999], "xaxis": "x", "y": [8.463, 8.463, 8.832, 8.832, 8.463, 8.832, 8.463, 8.463, 8.832, 8.463, 8.463, 8.832, 8.463, 8.832, 8.463, 8.832, 8.463, 8.463, 8.463, 8.463, 8.832, 8.832, 8.463, 8.463, 8.832, 8.832, 8.832, 8.463, 8.832, 8.463, 8.463, 8.463, 8.832, 8.832, 8.463, 8.463, 8.832, 8.832, 8.463, 8.463, 8.463, 8.463, 8.832, 8.463, 8.832, 8.463, 8.463, 8.463, 8.463, 8.463, 8.832, 8.832, 8.832, 8.832, 8.463, 8.463, 8.463, 8.832, 8.832, 8.463, 8.832, 8.832, 8.463, 8.463, 8.832, 8.832, 8.832, 8.463, 8.463, 8.463], "yaxis": "y"}], "layout": {"legend": {"title": {"text": "group_str"}, "tracegroupgap": 0}, "margin": {"t": 60}, "showlegend": false, "xaxis": {"anchor": "y", "domain": [0, 1], "title": {"text": "UMAP 1"}}, "yaxis": {"anchor": "x", "domain": [0, 1], "title": {"text": "UMAP 2"}}}}
